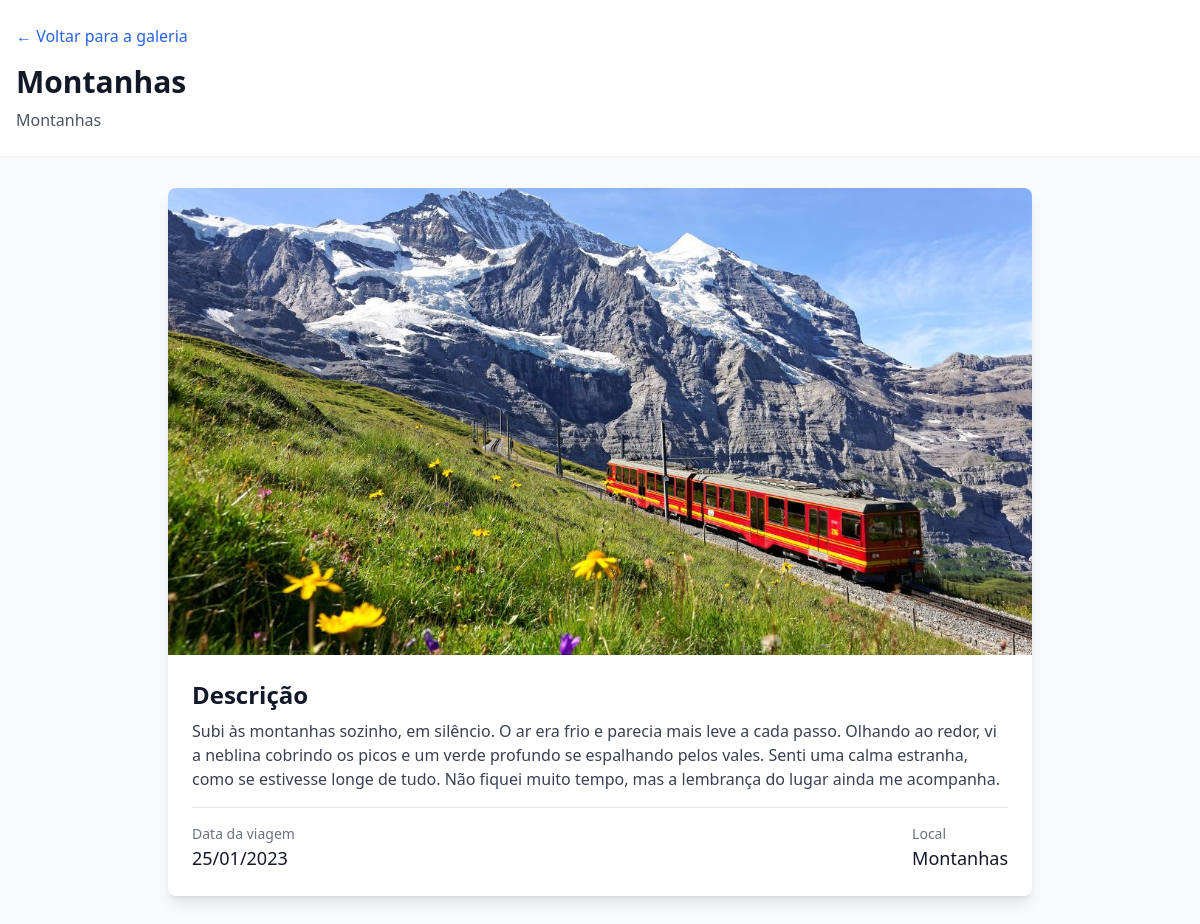
The app's page /photo/2/ with its own data.
### galeria/models.py (models this page shows, shortened)
class Photo(models.Model):
    title = models.CharField(max_length=200, verbose_name='Título')
    location = models.CharField(max_length=100, verbose_name='Local')
    description = models.TextField(verbose_name='Descrição')
    date_taken = models.DateField(verbose_name='Data da Viagem')
    image = models.ImageField(upload_to='galeria/images/', verbose_name='Imagem')
    created_at = models.DateTimeField(default=timezone.now, verbose_name='Criado em')
    class Meta:
        verbose_name = 'Foto'
        verbose_name_plural = 'Fotos'
        ordering = ['-date_taken']

### galeria/views.py (the view)
# urls.py: path('photo/<int:pk>/', views.photo_detail, name='photo_detail'),
def photo_detail(request, pk):
    photo = get_object_or_404(Photo, pk=pk)
    return render(request, 'galeria/photo_detail.html', {'photo': photo})

### galeria/templates/galeria/photo_detail.html (shortened to what this page needs)
<!DOCTYPE html>
<html lang="pt-BR">
<head>
    <script src="https://cdn.tailwindcss.com"></script>
</head>
<body class="bg-gray-50 min-h-screen">
    <header class="bg-white shadow-sm">
        <div class="max-w-7xl mx-auto px-4 py-6">
            <a href="{% url 'index' %}" class="text-blue-600 hover:text-blue-800 mb-4 inline-block">
                ← Voltar para a galeria
            </a>
            <h1 class="text-3xl font-bold text-gray-900">{{ photo.title }}</h1>
            <p class="text-gray-600 mt-2">{{ photo.location }}</p>
        </div>
    </header>
    <main class="max-w-4xl mx-auto px-4 py-8">
        <div class="bg-white rounded-lg shadow-lg overflow-hidden">
            <img src="{{ photo.image.url }}" alt="{{ photo.title }}" class="w-full h-auto">
            <div class="p-6">
                <div class="mb-4">
                    <h2 class="text-2xl font-semibold text-gray-900 mb-2">Descrição</h2>
                    <p class="text-gray-700">{{ photo.description }}</p>
                </div>
                <div class="border-t pt-4">
                    <div class="flex justify-between items-center">
                        <div>
                            <p class="text-sm text-gray-500">Data da viagem</p>
                            <p class="text-lg font-medium text-gray-900">{{ photo.date_taken|date:"d/m/Y" }}</p>
                        </div>
                        <div>
                            <p class="text-sm text-gray-500">Local</p>
                            <p class="text-lg font-medium text-gray-900">{{ photo.location }}</p>
                        </div>
                    </div>
                </div>
            </div>
        </div>
    </main>
</body>
</html>

### records on screen
Photo: title "Montanhas", location "Montanhas", image (picture), description "Subi às montanhas sozinho, em silêncio. O ar era frio e parecia mais leve a cada passo. Olhando ao redor, vi a neblina cobrindo os picos e um verde profundo se espalhando pelos vales. Senti uma calma estranha, como se estivesse longe de tudo. Não fiquei muito tempo, mas a lembrança do lugar ainda me acompanha.", date_taken "25/01/2023"
